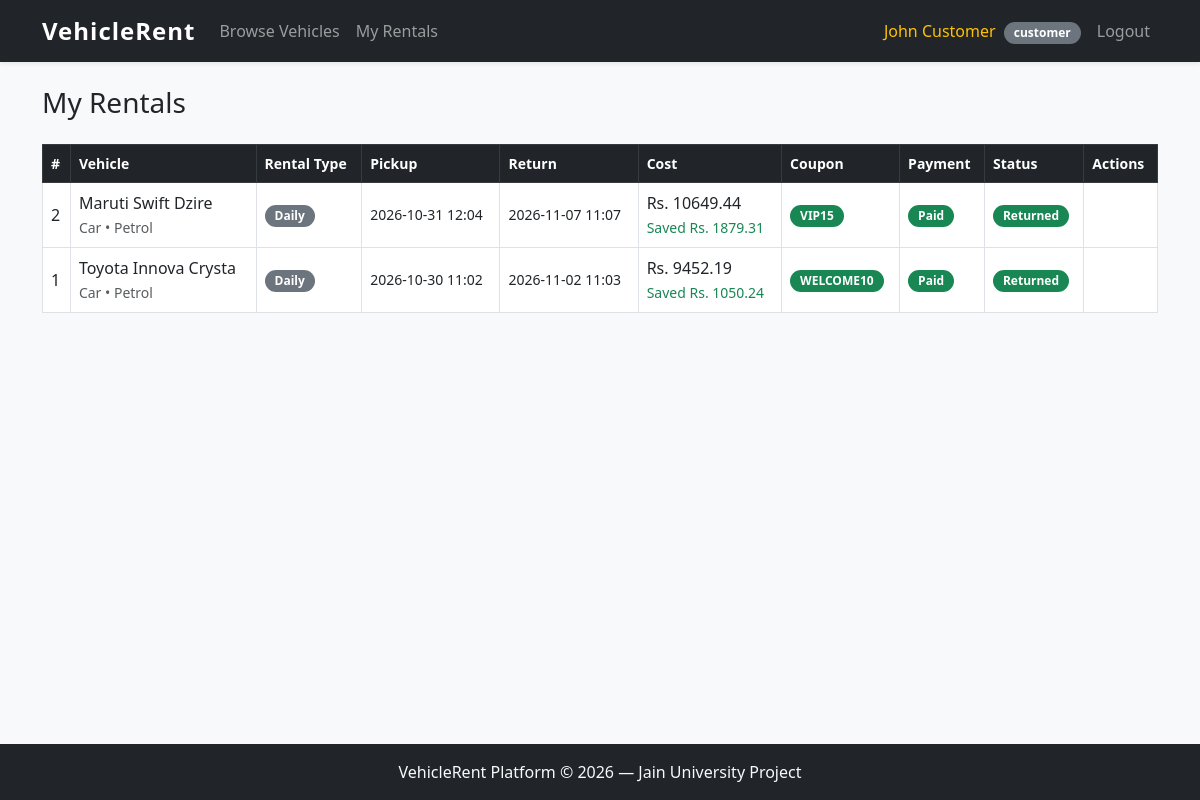
/my-rentals (signed in), run on the app's committed database.
### tables this page shows
CREATE TABLE rental_bookings (
            id              INTEGER PRIMARY KEY AUTOINCREMENT,
            customer_id     INTEGER NOT NULL,
            vehicle_id      INTEGER NOT NULL,
            rental_type     TEXT    NOT NULL DEFAULT 'daily',
            start_datetime  TEXT    NOT NULL,
            end_datetime    TEXT    NOT NULL,
            total_cost      REAL    NOT NULL,
            coupon_code     TEXT    DEFAULT '',
            discount_amount REAL    NOT NULL DEFAULT 0,
            payment_mode    TEXT    NOT NULL,
            payment_status  TEXT    NOT NULL DEFAULT 'pending',
            rental_status   TEXT    NOT NULL DEFAULT 'booked',
            FOREIGN KEY (customer_id) REFERENCES users(id),
            FOREIGN KEY (vehicle_id)  REFERENCES vehicles(id)
        );

CREATE TABLE vehicles (
            id                   INTEGER PRIMARY KEY AUTOINCREMENT,
            type                 TEXT    NOT NULL,
            brand                TEXT    NOT NULL,
            model                TEXT    NOT NULL,
            fuel_type            TEXT    NOT NULL,
            seating_capacity     INTEGER NOT NULL,
            price_per_hour       REAL    NOT NULL,
            price_per_day        REAL    NOT NULL,
            availability_status  TEXT    NOT NULL DEFAULT 'available',
            registration_details TEXT,
            fitness_expiry       TEXT,
            insurance_expiry     TEXT,
            photo_path           TEXT
        );

### app.py (the view)
@app.api_route("/my-rentals", methods=["GET"])
async def my_rentals(request: Request):
    if (r := _require_login(request)):
        return r
    db = get_db()
    rentals = db.execute(
        """SELECT rb.*, v.brand, v.model, v.type, v.fuel_type, v.price_per_day, v.price_per_hour
           FROM rental_bookings rb
           JOIN vehicles v ON rb.vehicle_id = v.id
           WHERE rb.customer_id = ?
           ORDER BY rb.id DESC""",
        (request.session["user_id"],),
    ).fetchall()
    db.close()
    return templates.TemplateResponse(request, "my_rentals.html", ctx(request, rentals=rentals))

### templates/my_rentals.html (shortened to what this page needs)
{% extends "base.html" %}
{% block content %}
<h3 class="mb-4">My Rentals</h3>
{% if rentals %}
<div class="table-responsive">
  <table class="table table-bordered table-hover align-middle">
    <thead class="table-dark">
      <tr>
        <th>#</th>
        <th>Vehicle</th>
        <th>Rental Type</th>
        <th>Pickup</th>
        <th>Return</th>
        <th>Cost</th>
        <th>Coupon</th>
        <th>Payment</th>
        <th>Status</th>
        <th>Actions</th>
      </tr>
    </thead>
    <tbody>
      {% for r in rentals %}
      <tr>
        <td>{{ r.id }}</td>
        <td>
          {{ r.brand }} {{ r.model }}
          <br><small class="text-muted">{{ r.type|title }} &bull; {{ r.fuel_type|title }}</small>
        </td>
        <td>
          <span class="badge {% if r.rental_type == 'hourly' %}bg-info text-dark{% else %}bg-secondary{% endif %}">
            {{ r.rental_type|title }}
          </span>
        </td>
        <td class="small">{{ r.start_datetime|replace('T',' ') }}</td>
        <td class="small">{{ r.end_datetime|replace('T',' ') }}</td>
        <td>
          Rs. {{ "%.2f"|format(r.total_cost) }}
          {% if r.discount_amount > 0 %}
          <br><small class="text-success">Saved Rs. {{ "%.2f"|format(r.discount_amount) }}</small>
          {% endif %}
        </td>
        <td>
          {% if r.coupon_code %}
          <span class="badge bg-success">{{ r.coupon_code }}</span>
          {% else %}
          <span class="text-muted small">—</span>
          {% endif %}
        </td>
        <td>
          <span class="badge {% if r.payment_status == 'paid' %}bg-success{% else %}bg-warning text-dark{% endif %}">
            {{ r.payment_status|title }}
          </span>
        </td>
        <td>
          <span class="badge
            {% if r.rental_status == 'booked' %}bg-primary
            {% elif r.rental_status == 'picked_up' %}bg-info text-dark
            {% elif r.rental_status == 'returned' %}bg-success
            {% else %}bg-secondary{% endif %}">
            {{ r.rental_status|replace('_',' ')|title }}
          </span>
        </td>
        <td>
        </td>
      </tr>
      {% endfor %}
    </tbody>
  </table>
</div>
{% else %}
<div class="alert alert-info">
  You have no rentals yet.
  <a href="{{ url_for('vehicles') }}">Browse vehicles</a> to get started!
</div>
{% endif %}
{% endblock %}

### static/css/style.css (style rules this page uses)
body { background-color: #f8f9fa; font-family: 'Segoe UI', Tahoma, Geneva, Verdana, sans-serif; min-height: 100vh; display: flex; flex-direction: column; }
.badge { font-size: 0.75rem; padding: 5px 10px; border-radius: 20px; }
.table th { font-weight: 600; font-size: 0.875rem; }

### data on the page
rental_bookings: id "2", brand "Maruti", model "Swift Dzire", type "Car", fuel_type "Petrol", rental_type "Daily", start_datetime "2026-10-31 12:04", end_datetime "2026-11-07 11:07", total_cost "10649.44", discount_amount "1879.31", coupon_code "VIP15", payment_status "Paid", rental_status "Returned"
rental_bookings: id "1", brand "Toyota", model "Innova Crysta", type "Car", fuel_type "Petrol", rental_type "Daily", start_datetime "2026-10-30 11:02", end_datetime "2026-11-02 11:03", total_cost "9452.19", discount_amount "1050.24", coupon_code "WELCOME10", payment_status "Paid", rental_status "Returned"

### other printed values
{{ session.name }} "John Customer"
{{ session.role }} "customer"
